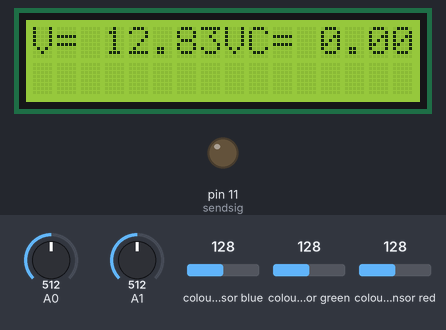
This sketch was run on a simulated Arduino Uno, built with avr-gcc and run on an emulated ATmega328P. Shown: 16×2 character LCD, output pins drawn as LEDs (lit = HIGH). Wiring (inferred from the names in the program): TCS3200 colour sensor: output pin 4; S2 pin 2; S3 pin 3. The inputs (shaded band) are chosen by the test bench; at power-on: colour sensor blue 128, A0 = 512, colour sensor green 128, A1 = 512, colour sensor red 128. Pins used as bus, display or sensor lines are not drawn; what the sketch prints to the serial monitor is not drawn.

Above: at 1.2 s.
1.3 s: colour sensor blue set to 250
At 2.28 s:
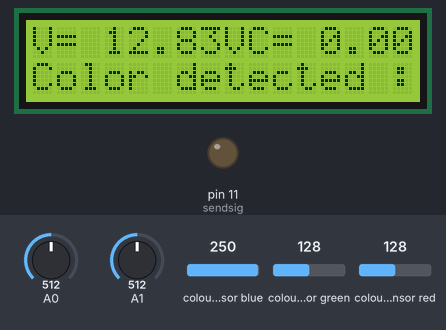
5.6 s: A0 set to 716
At 8.1 s:
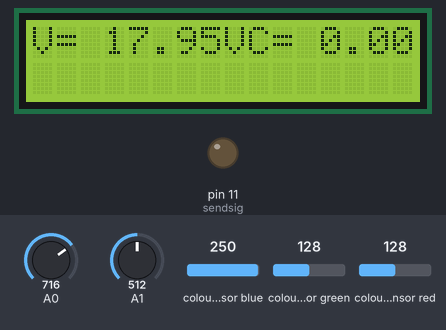
8.2 s: colour sensor blue set to 5
12.5 s: colour sensor green set to 250
At 13.63 s:
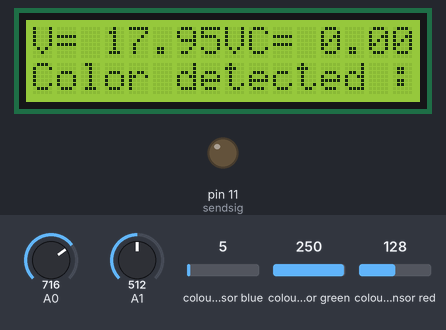
16.8 s: A1 set to 716
At 17.7 s:
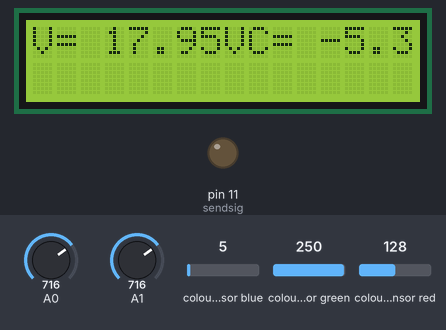
19.6 s: A0 set to 992
At 21.3 s:
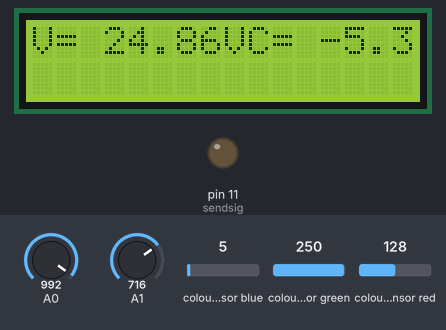
Timing chart, 0 to 22.8 s (numbered marks = the images above; inputs shaded):
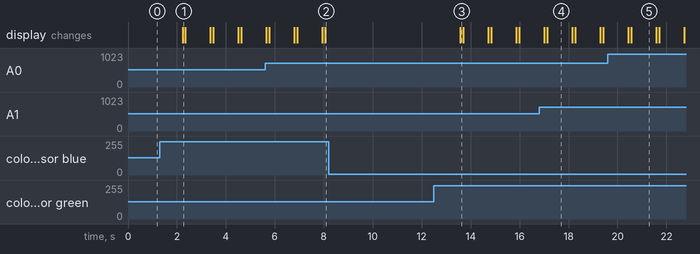

The sketch:

colorsensor.ino
```cpp
#include <Wire.h>
#include <LiquidCrystal_I2C.h>

LiquidCrystal_I2C lcd(0x27,16,2);

#define S0 0
#define S1 1
#define S2 2
#define S3 3
#define outPin 4
#define sendsig 11

 void vcdisp();
 void readRGB();
 void colordetect();
 int red = 0;
int green = 0;
int blue = 0;

void setup() {
  // put your setup code here, to run once:
Serial.begin(9600);
lcd.init();
lcd.backlight();
pinMode(S0, OUTPUT);
  pinMode(S1, OUTPUT);
  pinMode(S2, OUTPUT);
  pinMode(S3, OUTPUT);
  pinMode(sendsig, OUTPUT);
  pinMode(outPin, INPUT);


   digitalWrite(S0,HIGH);
  digitalWrite(S1,HIGH);
}

void loop() {
  // put your main code here, to run repeatedly:
vcdisp();
colordetect();
}
void vcdisp(){
float voltage = 0.0, vin = 0.0, vout = 0.0, volsensorval = 0.0;
  float AcsValue = 0.0, Samples = 0.0, AvgAcs = 0.0, curin = 0.0;
  const float factor = 5.128, vcc = 5.0;

  AcsValue = analogRead(A1);
  volsensorval = analogRead(A0);

  vout = (volsensorval / 1023.0) * vcc;
  vin = vout * factor;

  curin = (2.5 - (AcsValue * (5.0 / 1024.0))) / 0.185;

  // Clear the display
  lcd.clear();

  // Display voltage
  lcd.setCursor(0, 0);
  lcd.print("V= ");
  lcd.print(vin);
  lcd.print("V");

  // Display current below voltage

  lcd.print("C= ");
  lcd.print(curin);
  lcd.print("A");

  delay(1000);}
  void readRGB(){


    //read red component
    digitalWrite(S2, LOW);
    digitalWrite(S3, LOW);
    red =  pulseIn(outPin, LOW);

   //read green component
    digitalWrite(S2, HIGH);
    digitalWrite(S3, HIGH);
    green = pulseIn(outPin, LOW);

   //let's read blue component
    digitalWrite(S2, LOW);
    digitalWrite(S3, HIGH);
    blue =pulseIn(outPin, LOW);


}
void colordetect(){
readRGB();
lcd.setCursor(0, 1);

if(red<blue && red<green && red<25){
  lcd.print("Color detected : RED ");
    Serial.print("Color detected : RED\n\tFrequency: ");
    Serial.println(red);
    delay(100);
  }
  else if(blue < red && blue < green && blue<25) {
    lcd.print("Color detected : BLUE ");
    Serial.print("Color detected : BLUE\n\tFrequency: ");
    Serial.println(blue);
    delay(100);
  }
  else if (green < red && green < blue && green<25) {
    lcd.print("Color detected : GREEN ");
    Serial.print("Color detected : GREEN\n\tFrequency: ");
    Serial.println(green);
    delay(100);
  }
  else {
    Serial.print("NO COLOR DETECTED\n");
    Serial.println(red);
    Serial.println(blue);
    Serial.println(green);
    delay(100);
  }


}
```

Measured:
- after the input at 1.3 s, the display: changes after 0.93 s (image 1)
- after the input at 5.6 s, the display: first differs from a run without the input after 0.17 s (image 2)
- after the input at 8.2 s, every drawn part: stays the same
- after the input at 12.5 s, the display: changes after 1.1 s (image 3)
- after the input at 16.8 s, the display: first differs from a run without the input after 0.32 s (image 4)
- after the input at 19.6 s, the display: first differs from a run without the input after 0.96 s (image 5)
- what the display in image 4 shows lasts 1.0 s, from 17.1 s to 18.1 s
